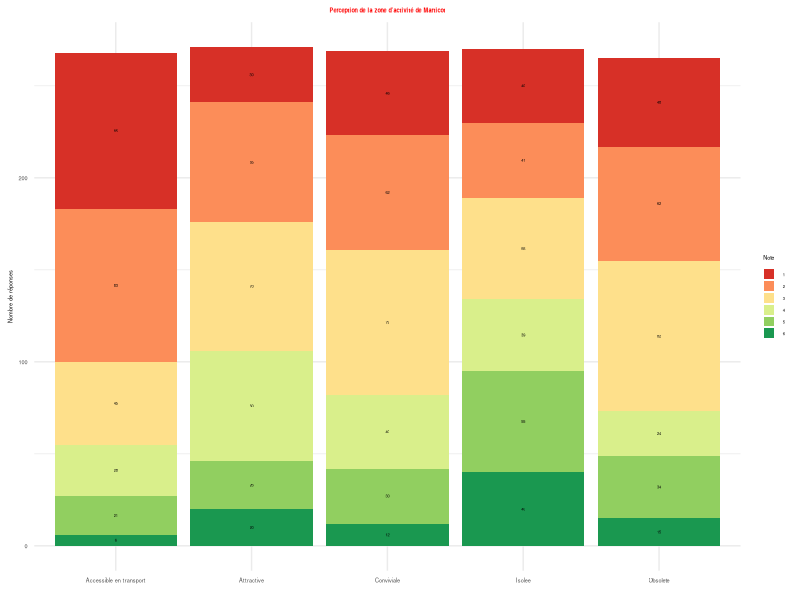
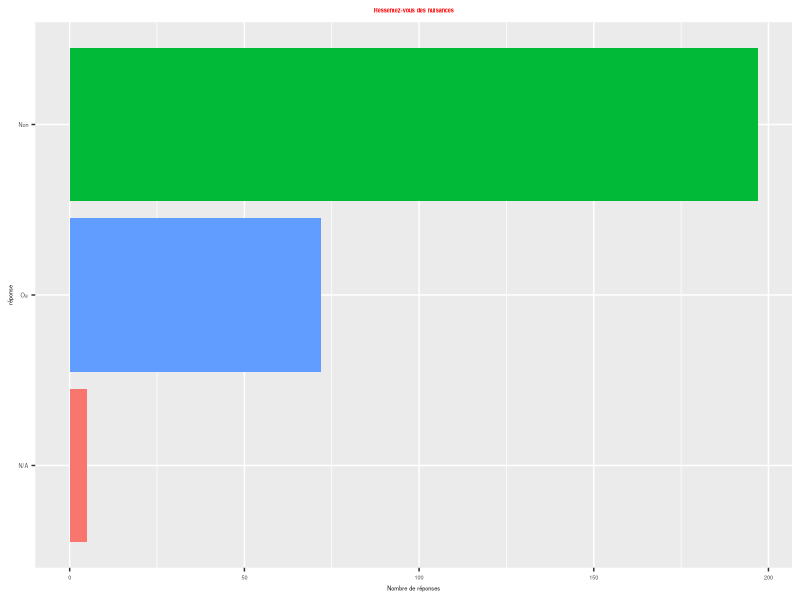
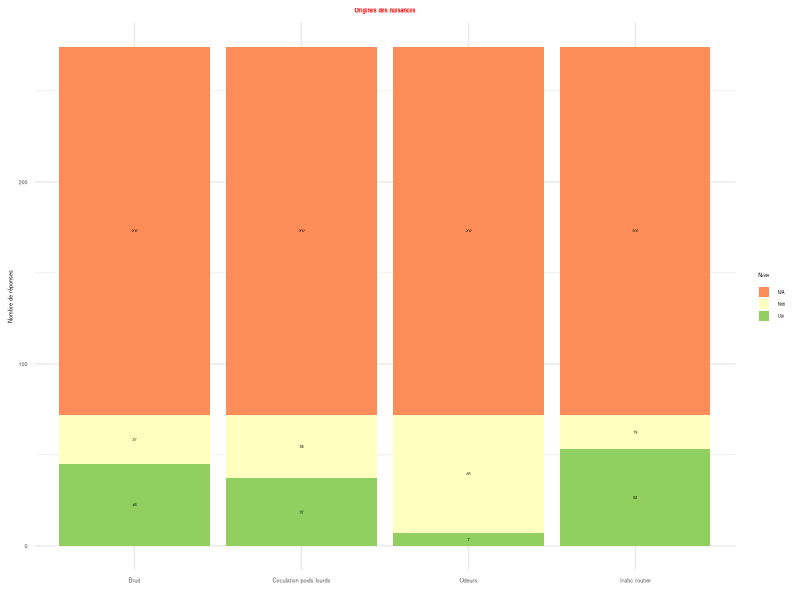
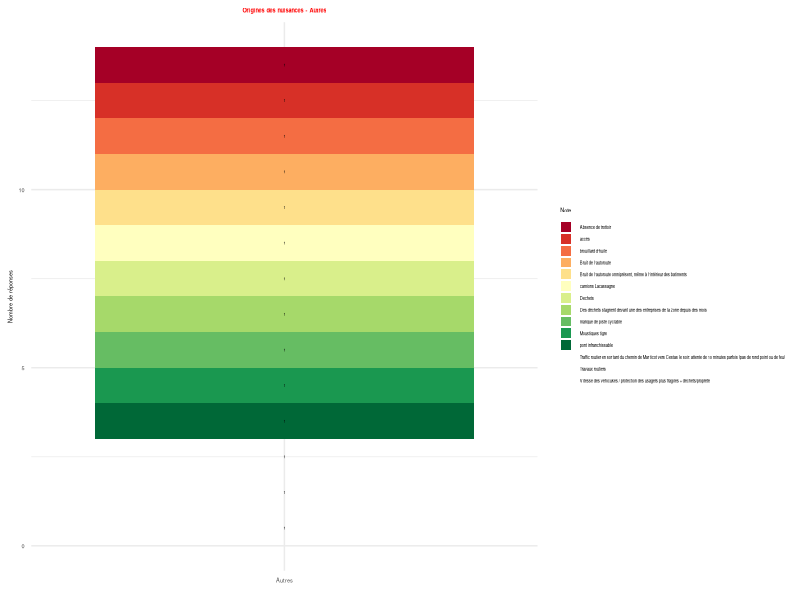
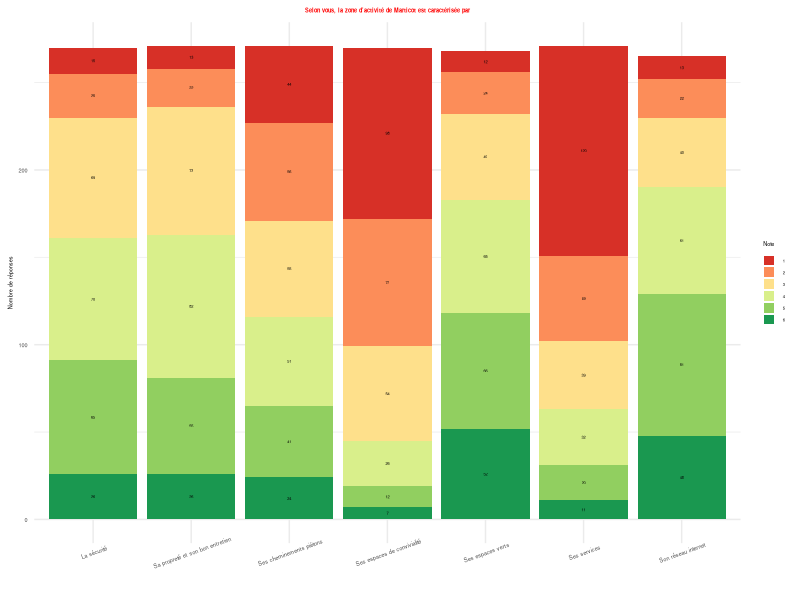
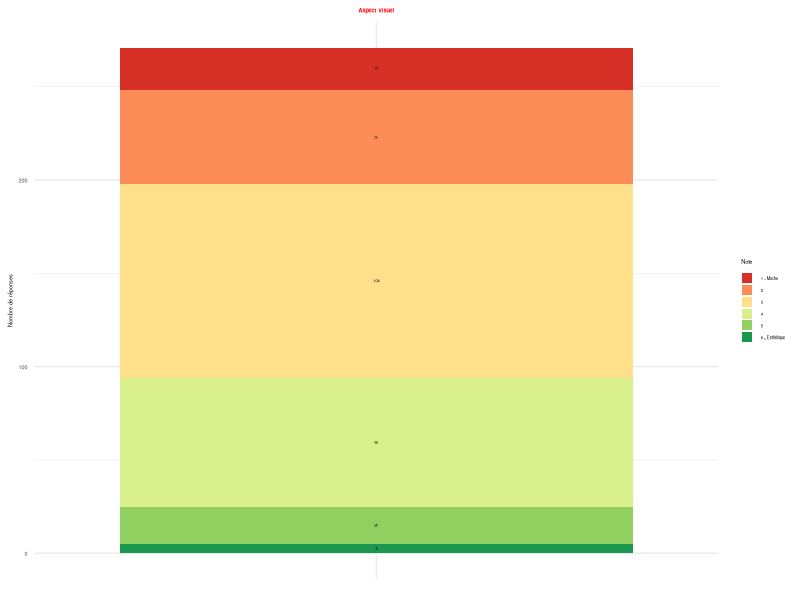
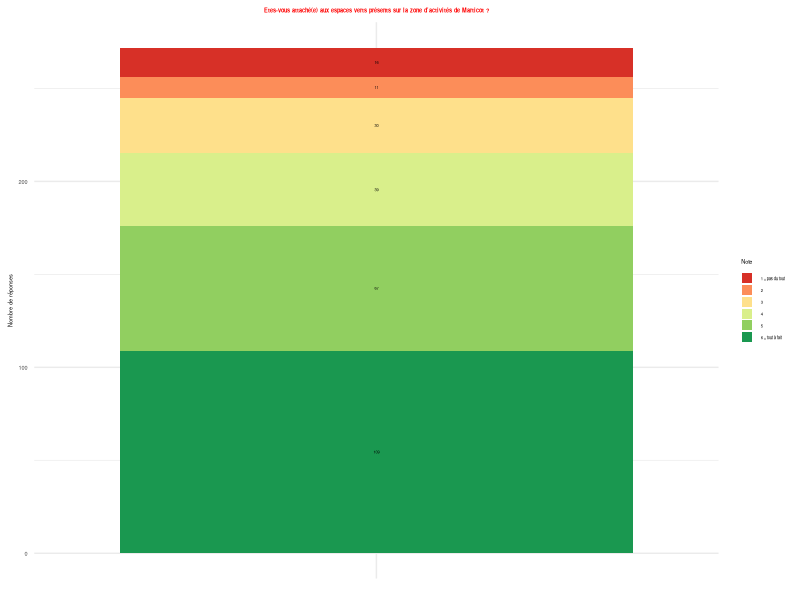
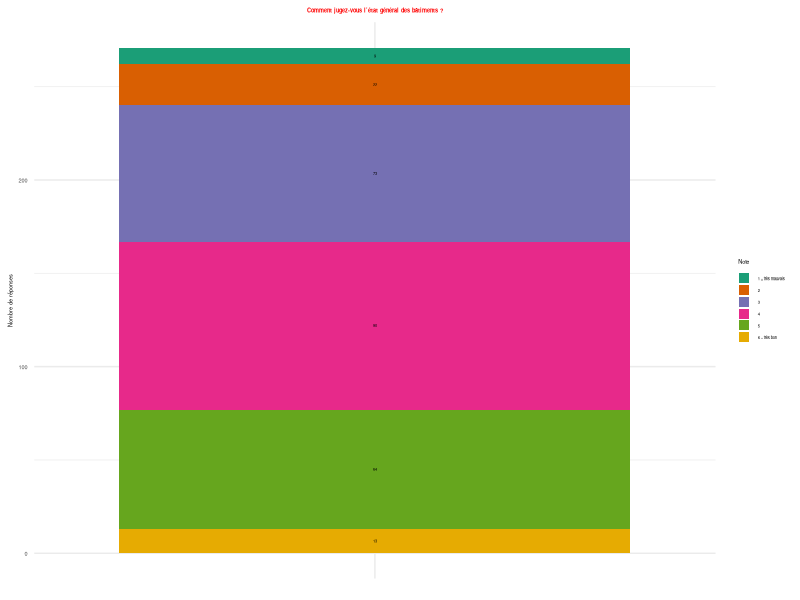

R code for these plots, in order:
## ---- chunk 1
# Chargement des packages
library(tidyverse)
library(readr)

# Lecture du fichier CSV
donnees <- read_csv("data/results-survey337264.csv", show_col_types = FALSE)%>%
  drop_na(`Date de soumission`)
## ---- chunk 2
#| echo: false
#| fig.width: 4
#| fig.height: 2

library(dplyr)
library(tidyr)
library(ggplot2)

# On sélectionne uniquement les colonnes qui t'intéressent
df_notes <- donnees %>%
  select(
    Attractive = `Dans quelle mesure trouvez-vous la zone d’activité de Marticot :Donnez une note de 1 à 6, 1 correspondant à « pas du tout » et 6 « tout à fait » [Attractive]`,
    Conviviale = `Dans quelle mesure trouvez-vous la zone d’activité de Marticot :Donnez une note de 1 à 6, 1 correspondant à « pas du tout » et 6 « tout à fait » [Conviviale]`,
    "Accessible en transport" = `Dans quelle mesure trouvez-vous la zone d’activité de Marticot :Donnez une note de 1 à 6, 1 correspondant à « pas du tout » et 6 « tout à fait » [Accessible en transports]`,
    Isolee = `Dans quelle mesure trouvez-vous la zone d’activité de Marticot :Donnez une note de 1 à 6, 1 correspondant à « pas du tout » et 6 « tout à fait » [Isolée]`,
    Obsolete = `Dans quelle mesure trouvez-vous la zone d’activité de Marticot :Donnez une note de 1 à 6, 1 correspondant à « pas du tout » et 6 « tout à fait » [Obsolète]`
  ) %>%
  pivot_longer(cols = everything(), names_to = "Critere", values_to = "Note") %>%
  filter(!is.na(Note))   # supprimer les NA

# Compter le nombre de réponses par critère et par note
df_plot <- df_notes %>%
  group_by(Critere, Note) %>%
  summarise(N = n(), .groups = "drop")

# Graphique : barres empilées
ggplot(df_plot, aes(x = Critere, y = N, fill = factor(Note))) +
  geom_bar(stat = "identity", position = "stack") +
  scale_fill_brewer(palette = "RdYlGn", direction = 1) +
  geom_text(aes(label = N), 
            position = position_stack(vjust = 0.5), 
            color = "black", size = 1) +
  labs(
    title = "Perception de la zone d’activité de Marticot",
    x = "",
    y = "Nombre de réponses",
    fill = "Note"
  ) +
  theme_minimal() +
  theme(plot.title = element_text(color = "red", size = 4, face = "bold", hjust = 0.5),
        axis.text.x = element_text( hjust = 0.5, size = 4),
        axis.title.x = element_text(size = 2),  # Titre axe X
        axis.title.y = element_text(size = 4),  # Titre axe Y
        axis.text.y = element_text(size = 4),     # Valeurs axe Y
        legend.text = element_text(size = 3),        # Taille du texte de la légende
        legend.title = element_text(size = 4),        # Taille du titre de la légende
        legend.key.size = unit(0.3, "cm"),        # Taille des cases de la légende
        legend.spacing.y = unit(0.1, "cm")        # Espacement vertical réduit
        )
## ---- chunk 3
#| echo: false
#| fig.width: 4
#| fig.height: 2

donnees %>%
  count(`Ressentez-vous des nuisances dans la zone d’activité de Marticot ?`) %>%
  ggplot(aes(x = reorder(`Ressentez-vous des nuisances dans la zone d’activité de Marticot ?`, n), y = n, fill = `Ressentez-vous des nuisances dans la zone d’activité de Marticot ?`)) +
  geom_col(show.legend = FALSE) +
  coord_flip() +
  labs(title = "Ressentez-vous des nuisances", x = "réponse", y = "Nombre de réponses") +
  theme(plot.title = element_text(color = "red", size = 4, face = "bold", hjust = 0.5),
        axis.text.x = element_text( hjust = 0.5, size = 4),
        axis.title.x = element_text(size = 4),  # Titre axe X
        axis.title.y = element_text(size = 4),  # Titre axe Y
        axis.text.y = element_text(size = 4),     # Valeurs axe Y
        legend.text = element_text(size = 3),        # Taille du texte de la légende
        legend.title = element_text(size = 4),        # Taille du titre de la légende
        legend.key.size = unit(0.3, "cm"),        # Taille des cases de la légende
        legend.spacing.y = unit(0.1, "cm")        # Espacement vertical réduit
        )
## ---- chunk 4
#| echo: false
#| fig.width: 4
#| fig.height: 2

library(dplyr)
library(tidyr)
library(ggplot2)

# On sélectionne uniquement les colonnes qui t'intéressent
nuisances_notes <- donnees %>%
  select(
    Bruit = `Si oui, lesquelles ?  Veuillez cocher une ou plusieurs réponse  [Bruit]`,
    "Circulation poids lourds"= `Si oui, lesquelles ?  Veuillez cocher une ou plusieurs réponse  [Circulation de poids lourds]`,
    "Trafic routier" = `Si oui, lesquelles ?  Veuillez cocher une ou plusieurs réponse  [Trafic routier]`,
    Odeurs = `Si oui, lesquelles ?  Veuillez cocher une ou plusieurs réponse  [Odeurs]`
    #Autres = `Si oui, lesquelles ?  Veuillez cocher une ou plusieurs réponse  [Autre]`
  ) %>%
  pivot_longer(cols = everything(), names_to = "Critere", values_to = "Note") %>%
  filter(!is.na(Note))   # supprimer les NA

# Compter le nombre de réponses par critère et par note
df_plot <- nuisances_notes %>%
  group_by(Critere, Note) %>%
  summarise(N = n(), .groups = "drop")

# Graphique : barres empilées
ggplot(df_plot, aes(x = Critere, y = N, fill = factor(Note))) +
  geom_bar(stat = "identity", position = "stack") +
  scale_fill_brewer(palette = "RdYlGn", direction = 1) +
  geom_text(aes(label = N), 
            position = position_stack(vjust = 0.5), 
            color = "black", size = 1) +
  labs(
    title = "Origines des nuisances",
    x = "",
    y = "Nombre de réponses",
    fill = "Note"
  ) +
  theme_minimal() +
  theme(plot.title = element_text(color = "red", size = 4, face = "bold", hjust = 0.5),
        axis.text.x = element_text( hjust = 0.5, size = 4),
        axis.title.x = element_text(size = 2),  # Titre axe X
        axis.title.y = element_text(size = 4),  # Titre axe Y
        axis.text.y = element_text(size = 4),     # Valeurs axe Y
        legend.text = element_text(size = 3),        # Taille du texte de la légende
        legend.title = element_text(size = 4),        # Taille du titre de la légende
        legend.key.size = unit(0.3, "cm"),        # Taille des cases de la légende
        legend.spacing.y = unit(0.1, "cm")        # Espacement vertical réduit
        )
## ---- chunk 5
#| echo: false
#| fig.width: 4
#| fig.height: 2

library(dplyr)
library(tidyr)
library(ggplot2)

# On sélectionne uniquement les colonnes qui t'intéressent
nuisances_notes <- donnees %>%
  select(
    Autres = `Si oui, lesquelles ?  Veuillez cocher une ou plusieurs réponse  [Autre]`
  ) %>%
  pivot_longer(cols = everything(), names_to = "Critere", values_to = "Note") %>%
  filter(!is.na(Note))   # supprimer les NA

# Compter le nombre de réponses par critère et par note
df_plot <- nuisances_notes %>%
  group_by(Critere, Note) %>%
  summarise(N = n(), .groups = "drop")

# Graphique : barres empilées
ggplot(df_plot, aes(x = Critere, y = N, fill = factor(Note))) +
  geom_bar(stat = "identity", position = "stack") +
  scale_fill_brewer(palette = "RdYlGn", direction = 1) +
  geom_text(aes(label = N), 
            position = position_stack(vjust = 0.5), 
            color = "black", size = 1) +
  labs(
    title = "Origines des nuisances - Autres",
    x = "",
    y = "Nombre de réponses",
    fill = "Note"
  ) +
  theme_minimal() +
  theme(plot.title = element_text(color = "red", size = 4, face = "bold", hjust = 0.5),
        axis.text.x = element_text( hjust = 0.5, size = 4),
        axis.title.x = element_text(size = 2),  # Titre axe X
        axis.title.y = element_text(size = 4),  # Titre axe Y
        axis.text.y = element_text(size = 4),     # Valeurs axe Y
        legend.text = element_text(size = 3),        # Taille du texte de la légende
        legend.title = element_text(size = 4),        # Taille du titre de la légende
        legend.key.size = unit(0.3, "cm"),        # Taille des cases de la légende
        legend.spacing.y = unit(0.1, "cm")        # Espacement vertical réduit
        )
## ---- chunk 6
#| echo: false
#| fig.width: 4
#| fig.height: 2

library(dplyr)
library(tidyr)
library(ggplot2)

# On sélectionne uniquement les colonnes qui t'intéressent
caracterisation_notes <- donnees %>%
  select(
    "Ses espaces de convivialité" = `Selon vous, la zone d’activité de Marticot est caractérisée par :Donnez une note en cochant de 1 à 6, 1 correspondant à « pas du tout » et 6 « tout à fait » [Ses espaces de convivialité]`,
    "Ses services"= `Selon vous, la zone d’activité de Marticot est caractérisée par :Donnez une note en cochant de 1 à 6, 1 correspondant à « pas du tout » et 6 « tout à fait » [Ses services (équipements sportifs, restauration, supermarchés…)]`,
    "Sa propreté et son bon entretien" = `Selon vous, la zone d’activité de Marticot est caractérisée par :Donnez une note en cochant de 1 à 6, 1 correspondant à « pas du tout » et 6 « tout à fait » [Sa propreté et son bon entretien]`,
    "La sécurité" = `Selon vous, la zone d’activité de Marticot est caractérisée par :Donnez une note en cochant de 1 à 6, 1 correspondant à « pas du tout » et 6 « tout à fait » [La sécurité (de ses biens et des personnes)]`,
    "Ses cheminements piétons" = `Selon vous, la zone d’activité de Marticot est caractérisée par :Donnez une note en cochant de 1 à 6, 1 correspondant à « pas du tout » et 6 « tout à fait » [Ses cheminements piétons]`,
    "Son réseau internet" = `Selon vous, la zone d’activité de Marticot est caractérisée par :Donnez une note en cochant de 1 à 6, 1 correspondant à « pas du tout » et 6 « tout à fait » [Son réseau internet]`,
    "Ses espaces verts" = `Selon vous, la zone d’activité de Marticot est caractérisée par :Donnez une note en cochant de 1 à 6, 1 correspondant à « pas du tout » et 6 « tout à fait » [Ses espaces verts]`
    
    
  ) %>%
  pivot_longer(cols = everything(), names_to = "Critere", values_to = "Note") %>%
  filter(!is.na(Note))   # supprimer les NA

# Compter le nombre de réponses par critère et par note
df_plot <- caracterisation_notes %>%
  group_by(Critere, Note) %>%
  summarise(N = n(), .groups = "drop")

# Graphique : barres empilées
ggplot(df_plot, aes(x = Critere, y = N, fill = factor(Note))) +
  geom_bar(stat = "identity", position = "stack") +
  scale_fill_brewer(palette = "RdYlGn", direction = 1) +
  geom_text(aes(label = N), 
            position = position_stack(vjust = 0.5), 
            color = "black", size = 1) +
  labs(
    title = "Selon vous, la zone d’activité de Marticot est caractérisée par",
    x = "",
    y = "Nombre de réponses",
    fill = "Note"
  ) +
  theme_minimal() +
  theme(plot.title = element_text(color = "red", size = 4, face = "bold", hjust = 0.5),
        axis.text.x = element_text( hjust = 0.5, size = 4, angle = 20),
        axis.title.x = element_text(size = 2),  # Titre axe X
        axis.title.y = element_text(size = 4),  # Titre axe Y
        axis.text.y = element_text(size = 4),     # Valeurs axe Y
        legend.text = element_text(size = 3),        # Taille du texte de la légende
        legend.title = element_text(size = 4),        # Taille du titre de la légende
        legend.key.size = unit(0.3, "cm"),        # Taille des cases de la légende
        legend.spacing.y = unit(0.1, "cm")        # Espacement vertical réduit
        )
## ---- chunk 7
#| echo: false
#| fig.width: 4
#| fig.height: 2

library(dplyr)
library(tidyr)
library(ggplot2)

# On sélectionne uniquement les colonnes qui t'intéressent
aspect_notes <- donnees %>%
  select(
    `Dans quelle mesure trouvez-vous la zone d’activité de Marticot :  Donnez une note de 1 à 6, 1 correspondant à « moche » et 6 « esthétique »  [Votre choix]` 
  ) %>%
  pivot_longer(cols = everything(), names_to = "Critere", values_to = "Note") %>%
  filter(!is.na(Note))   # supprimer les NA

# Compter le nombre de réponses par critère et par note
df_plot <- aspect_notes %>%
  group_by(Critere, Note) %>%
  summarise(N = n(), .groups = "drop")%>%
  mutate(Critere = " ")

# Graphique : barres empilées
ggplot(df_plot, aes(x = Critere, y = N, fill = factor(Note))) +
  geom_bar(stat = "identity", position = "stack") +
  scale_fill_brewer(palette = "RdYlGn", direction = 1,
                     labels = c(
                      "1 = Moche",
                      "2",
                      "3",
                      "4",
                      "5",
                      "6 = Esthétique"
                      )
                    ) +
  geom_text(aes(label = N), 
            position = position_stack(vjust = 0.5), 
            color = "black", size = 1) +
  labs(
    title = "Aspect visuel",
    x = NULL,
    y = "Nombre de réponses",
    fill = "Note"
  ) +
  theme_minimal() +
  theme(plot.title = element_text(color = "red", size = 4, face = "bold", hjust = 0.5),
        axis.text.x = element_text( hjust = 0.5, size = 4),
        axis.title.x = element_blank(),  # Titre axe X
        axis.title.y = element_text(size = 4),  # Titre axe Y
        axis.text.y = element_text(size = 4),     # Valeurs axe Y
        legend.text = element_text(size = 3),        # Taille du texte de la légende
        legend.title = element_text(size = 4),        # Taille du titre de la légende
        legend.key.size = unit(0.3, "cm"),        # Taille des cases de la légende
        legend.spacing.y = unit(0.1, "cm")        # Espacement vertical réduit
        )
## ---- chunk 8
#| echo: false
#| fig.width: 4
#| fig.height: 2

library(dplyr)
library(tidyr)
library(ggplot2)

# On sélectionne uniquement les colonnes qui t'intéressent
espaces_verts_notes <- donnees %>%
  select(
    `Dans quelle mesure êtes-vous attaché(e) aux espaces verts présents sur la zone d’activités de Marticot ?  Donnez une note de 1 à 6, 1 correspondant à « pas du tout attaché » et 6 « très attaché »  [Votre choix]` 
  ) %>%
  pivot_longer(cols = everything(), names_to = "Critere", values_to = "Note") %>%
  filter(!is.na(Note))   # supprimer les NA

# Compter le nombre de réponses par critère et par note
df_plot <- espaces_verts_notes %>%
  group_by(Critere, Note) %>%
  summarise(N = n(), .groups = "drop")%>%
  mutate(Critere = " ")

# Graphique : barres empilées
ggplot(df_plot, aes(x = Critere, y = N, fill = factor(Note))) +
  geom_bar(stat = "identity", position = "stack") +
  scale_fill_brewer(palette = "RdYlGn", direction = 1,
                     labels = c(
                      "1 = pas du tout",
                      "2",
                      "3",
                      "4",
                      "5",
                      "6 = tout à fait"
                      )
                    ) +
  geom_text(aes(label = N), 
            position = position_stack(vjust = 0.5), 
            color = "black", size = 1) +
  labs(
    title = "Etes-vous attaché(e) aux espaces verts présents sur la zone d’activités de Marticot ?",
    x = NULL,
    y = "Nombre de réponses",
    fill = "Note"
  ) +
  theme_minimal() +
  theme(plot.title = element_text(color = "red", size = 4, face = "bold", hjust = 0.5),
        axis.text.x = element_text( hjust = 0.5, size = 4),
        axis.title.x = element_blank(),  # Titre axe X
        axis.title.y = element_text(size = 4),  # Titre axe Y
        axis.text.y = element_text(size = 4),     # Valeurs axe Y
        legend.text = element_text(size = 3),        # Taille du texte de la légende
        legend.title = element_text(size = 4),        # Taille du titre de la légende
        legend.key.size = unit(0.3, "cm"),        # Taille des cases de la légende
        legend.spacing.y = unit(0.1, "cm")        # Espacement vertical réduit
        )
## ---- chunk 9
#| echo: false
#| fig.width: 4
#| fig.height: 2

library(dplyr)
library(tidyr)
library(ggplot2)

# On sélectionne uniquement les colonnes qui t'intéressent
batiments_notes <- donnees %>%
  select(
    `Comment jugez-vous l’état général des bâtiments de la zone d’activité de Marticot ?Donnez une note en cochant de 1 à 6, 1 correspondant à « très mauvais » et 6 « très bon » [Votre choix]`
  ) %>%
  pivot_longer(cols = everything(), names_to = "Critere", values_to = "Note") %>%
  filter(!is.na(Note))   # supprimer les NA

# Compter le nombre de réponses par critère et par note
df_plot <- batiments_notes %>%
  group_by(Critere, Note) %>%
  summarise(N = n(), .groups = "drop")%>%
  mutate(Critere = " ")

# Graphique : barres empilées
ggplot(df_plot, aes(x = Critere, y = N, fill = factor(Note))) +
  geom_bar(stat = "identity", position = "stack") +
  scale_fill_brewer(palette = "Dark2", direction = 1,
                     labels = c(
                      "1 = très mauvais",
                      "2",
                      "3",
                      "4",
                      "5",
                      "6 = très bon"
                      )
                    ) +
  geom_text(aes(label = N), 
            position = position_stack(vjust = 0.5), 
            color = "black", size = 1) +
  labs(
    title = "Comment jugez-vous l’état général des bâtiments ?",
    x = NULL,
    y = "Nombre de réponses",
    fill = "Note"
  ) +
  theme_minimal() +
  theme(plot.title = element_text(color = "red", size = 4, face = "bold", hjust = 0.5),
        axis.text.x = element_text( hjust = 0.5, size = 4),
        axis.title.x = element_blank(),  # Titre axe X
        axis.title.y = element_text(size = 4),  # Titre axe Y
        axis.text.y = element_text(size = 4),     # Valeurs axe Y
        legend.text = element_text(size = 3),        # Taille du texte de la légende
        legend.title = element_text(size = 4),        # Taille du titre de la légende
        legend.key.size = unit(0.3, "cm"),        # Taille des cases de la légende
        legend.spacing.y = unit(0.1, "cm")        # Espacement vertical réduit
        )
## ---- chunk 10
#| echo: false
#| fig.width: 4
#| fig.height: 2

library(dplyr)
library(tidyr)
library(ggplot2)

# On sélectionne uniquement les colonnes qui t'intéressent
friches_notes <- donnees %>%
  select(
    `Avez-vous remarqué la présence de friches (terrain ou local abandonnés de longue date) ou de locaux vacants sur la zone d’activité de Marticot?  Veuillez choisir une seule réponse`
  ) %>%
  pivot_longer(cols = everything(), names_to = "Critere", values_to = "Note") %>%
  filter(!is.na(Note))   # supprimer les NA

# Compter le nombre de réponses par critère et par note
df_plot <- friches_notes %>%
  group_by(Critere, Note) %>%
  summarise(N = n(), .groups = "drop")%>%
  mutate(Critere = " ")

# Graphique : barres empilées
ggplot(df_plot, aes(x = Critere, y = N, fill = factor(Note))) +
  geom_bar(stat = "identity", position = "stack") +
  scale_fill_brewer(palette = "Set2", direction = 1) +
  geom_text(aes(label = N), 
            position = position_stack(vjust = 0.5), 
            color = "black", size = 1) +
  labs(
    title = "Présence de friches ou de locaux vacants ?",
    x = NULL,
    y = "Nombre de réponses",
    fill = "Note"
  ) +
  theme_minimal() +
  theme(plot.title = element_text(color = "red", size = 4, face = "bold", hjust = 0.5),
        axis.text.x = element_text( hjust = 0.5, size = 4),
        axis.title.x = element_blank(),  # Titre axe X
        axis.title.y = element_text(size = 4),  # Titre axe Y
        axis.text.y = element_text(size = 4),     # Valeurs axe Y
        legend.text = element_text(size = 3),        # Taille du texte de la légende
        legend.title = element_text(size = 4),        # Taille du titre de la légende
        legend.key.size = unit(0.3, "cm"),        # Taille des cases de la légende
        legend.spacing.y = unit(0.1, "cm")        # Espacement vertical réduit
        )
## ---- chunk 11
#| echo: false
#| fig.width: 4
#| fig.height: 2

library(dplyr)
library(tidyr)
library(ggplot2)

# On sélectionne uniquement les colonnes qui t'intéressent
caracterisation_notes <- donnees %>%
  select(
    "Plus verte" = `Si la zone d’activité de Marticot devait évoluer (attention il n’y a aucun projet prévu, cette question vise uniquement à comprendre comment des salariés se projetteraient vers une éventuelle évolution), pour vous elle devrait être :1 correspondant à « pas du tout » et 6 « tout à fait » [Plus verte]`,
    "Plus accessible"= `Si la zone d’activité de Marticot devait évoluer (attention il n’y a aucun projet prévu, cette question vise uniquement à comprendre comment des salariés se projetteraient vers une éventuelle évolution), pour vous elle devrait être :1 correspondant à « pas du tout » et 6 « tout à fait » [Plus accessible]`,
    "Plus dense" = `Si la zone d’activité de Marticot devait évoluer (attention il n’y a aucun projet prévu, cette question vise uniquement à comprendre comment des salariés se projetteraient vers une éventuelle évolution), pour vous elle devrait être :1 correspondant à « pas du tout » et 6 « tout à fait » [Plus dense]`,
    "Plus accessible à pied" = `Si la zone d’activité de Marticot devait évoluer (attention il n’y a aucun projet prévu, cette question vise uniquement à comprendre comment des salariés se projetteraient vers une éventuelle évolution), pour vous elle devrait être :1 correspondant à « pas du tout » et 6 « tout à fait » [Plus accessible à pied]`,
    "Mieux desservie" = `Si la zone d’activité de Marticot devait évoluer (attention il n’y a aucun projet prévu, cette question vise uniquement à comprendre comment des salariés se projetteraient vers une éventuelle évolution), pour vous elle devrait être :1 correspondant à « pas du tout » et 6 « tout à fait » [Mieux desservie]`,
    "Accueillir des services qui  seraient utiles à tous" = `Si la zone d’activité de Marticot devait évoluer (attention il n’y a aucun projet prévu, cette question vise uniquement à comprendre comment des salariés se projetteraient vers une éventuelle évolution), pour vous elle devrait être :1 correspondant à « pas du tout » et 6 « tout à fait » [Accueillir des services qui  seraient utiles à tous]`,
    "Accueillir des services qui vous seraient utiles à vous" = `Si la zone d’activité de Marticot devait évoluer (attention il n’y a aucun projet prévu, cette question vise uniquement à comprendre comment des salariés se projetteraient vers une éventuelle évolution), pour vous elle devrait être :1 correspondant à « pas du tout » et 6 « tout à fait » [Accueillir des services qui vous seraient utiles à vous]`
    
    
  ) %>%
  pivot_longer(cols = everything(), names_to = "Critere", values_to = "Note") %>%
  filter(!is.na(Note))   # supprimer les NA

# Compter le nombre de réponses par critère et par note
df_plot <- caracterisation_notes %>%
  group_by(Critere, Note) %>%
  summarise(N = n(), .groups = "drop")

# Graphique : barres empilées
ggplot(df_plot, aes(x = Critere, y = N, fill = factor(Note))) +
  geom_bar(stat = "identity", position = "stack") +
  scale_fill_brewer(palette = "RdYlGn", direction = 1) +
  geom_text(aes(label = N), 
            position = position_stack(vjust = 0.5), 
            color = "black", size = 1) +
  labs(
    title = "Selon vous, la zone d’activité de Marticot est caractérisée par",
    x = "",
    y = "Nombre de réponses",
    fill = "Note"
  ) +
  theme_minimal() +
  theme(plot.title = element_text(color = "red", size = 4, face = "bold", hjust = 0.5),
        axis.text.x = element_text( hjust = 0.5, size = 4, angle = 20),
        axis.title.x = element_text(size = 2),  # Titre axe X
        axis.title.y = element_text(size = 4),  # Titre axe Y
        axis.text.y = element_text(size = 4),     # Valeurs axe Y
        legend.text = element_text(size = 3),        # Taille du texte de la légende
        legend.title = element_text(size = 4),        # Taille du titre de la légende
        legend.key.size = unit(0.3, "cm"),        # Taille des cases de la légende
        legend.spacing.y = unit(0.1, "cm")        # Espacement vertical réduit
        )
